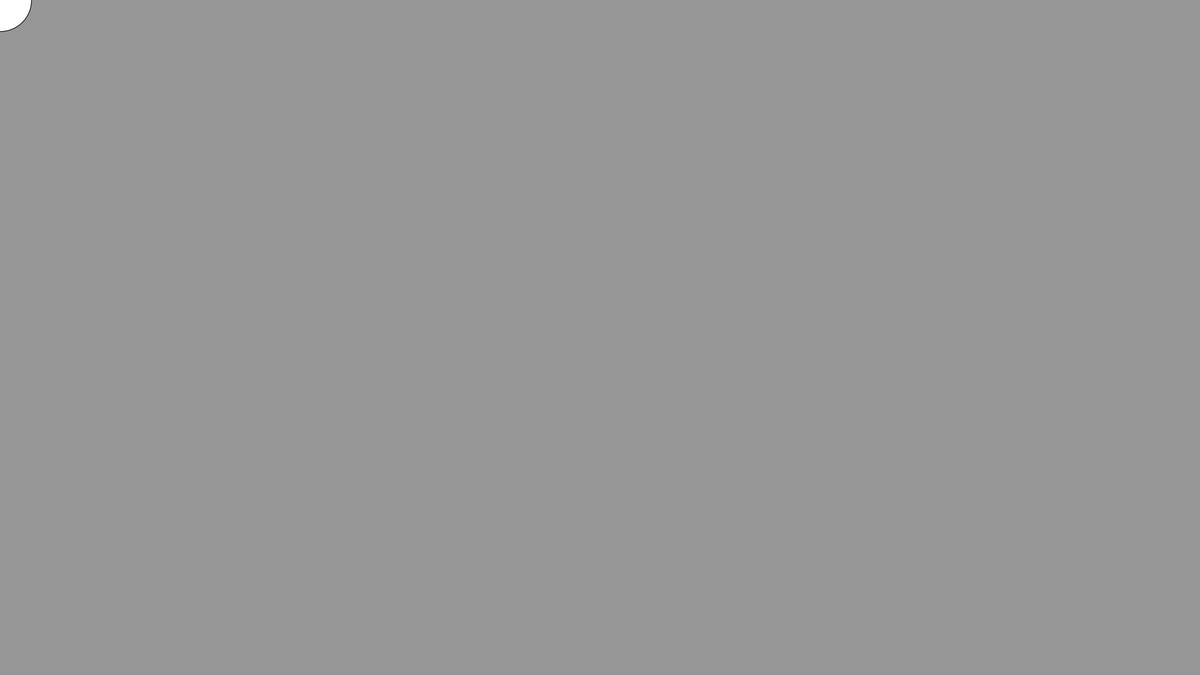
Frame 1 (no input)
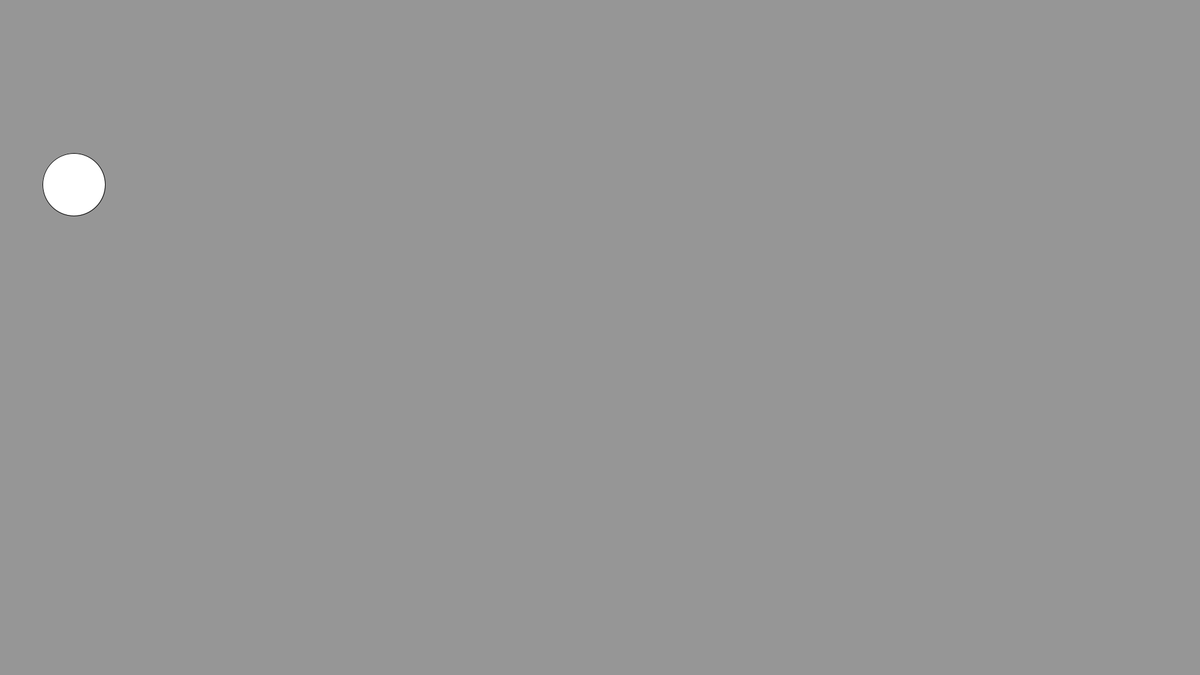
Frame 60 (the mouse pressed at the canvas centre just before this capture)
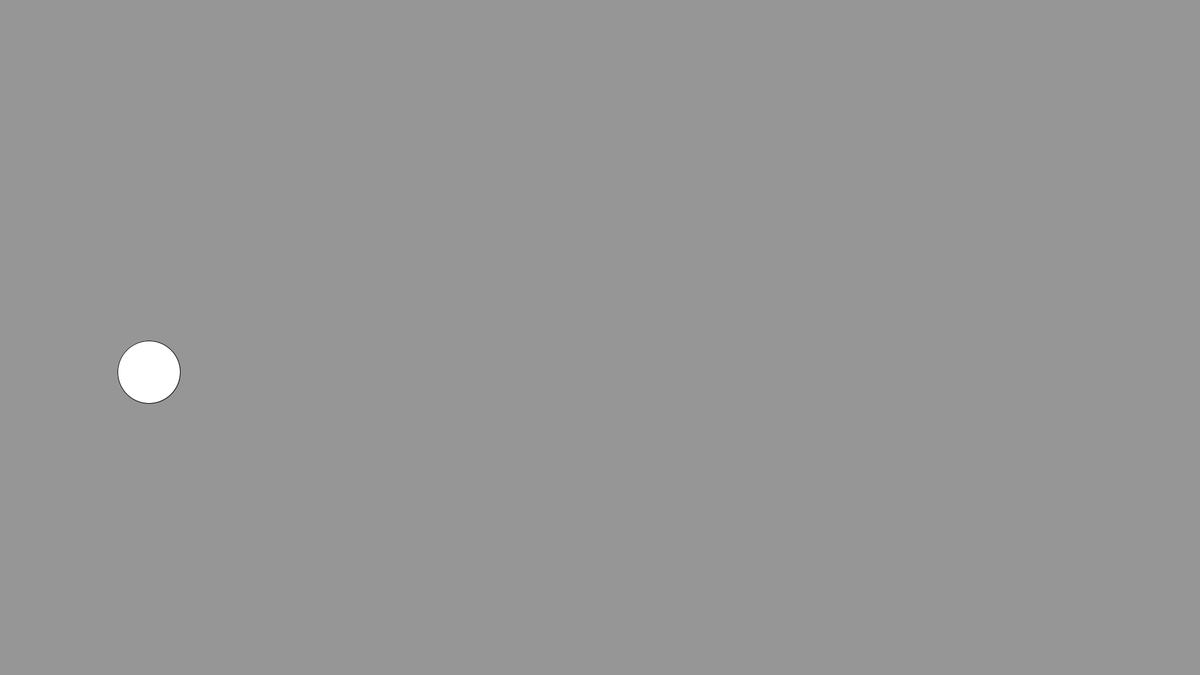
Frame 120 (the mouse held since frame 60 and released just before this capture)

The Processing sketch that drew these frames (run headless with seeded random() and noise(); from frame 60 on, the mouse is pressed at the canvas centre):

// Processing sketch: Conditionals_BouncingBall
// ── Conditionals_BouncingBall.pde
/*Conditionals_BouncingBall.pde
Author: Alexandros Lotsos
Summary: A bouncing ball sketch that showcases movement within the bounds of the canvas, along with a full suite of controls
to start/stop/reset and tweak the speed of the ball. S to Start/Stop, R to Reset, Up/Down, Right/Left to increase/decrease Yspeed and Xspeed respectively.
*/

//define global variables to keep track of the ball's speed and position
float xPos = 0.0;
float yPos = 0.0; //x,y positions
float xSpeed = 2.0;
float ySpeed = 5.0;//x,y speeds
boolean play = true; //state that determines wether the ball should be moving


void setup(){
  size(1920, 1080);
  background(150);
}

void draw(){
  background(150);
  
  //draw the ellipse
  ellipse(xPos, yPos, 100, 100);
  
  //check to see if the ellipse has collided with one of the boundaries
  //if the ellipse collides with a left or right boundary, then reverse the xSpeed
  //if the ellipse collides with a top or bottom boundary, then reverse the ySpeed
  if(xPos > width || xPos < 0.0){
    xSpeed *= -1.0;
  }
  if(yPos > height || yPos < 0.0){
    ySpeed *= -1.0;
  }
  
  //move the ellipse if play is true
  if(play){
    xPos += xSpeed;
    yPos += ySpeed;
  }
}

//keyPressed is a function like draw and setup that only gets called when processing detects a key press
void keyPressed(){
  //the key variable can be used to determine what ASCII key was pressed last, or is currently being pressed
  //in this case the S and R keys will be used to stop/start the ball and reset speeds respectively.
  if(key == 's' || key == 'S'){
    play = !play;
  }else if(key == 'r' || key == 'R'){
    xSpeed = 2.0;
    ySpeed = 5.0;
  }
  
  //the keyCode variable can be used to keep track of any non-ASCII key that was pressed last, or is currently pressed
  if(keyCode == UP){
    ySpeed += ySpeed*0.2; //20% increase
    println("ySpeed = " + ySpeed);
  }else if(keyCode == DOWN){
    ySpeed -= ySpeed*0.2; //20% decrease
    println("ySpeed = " + ySpeed);
  }else if(keyCode == LEFT){
    xSpeed -= xSpeed*0.2; //20% decrease
    println("xSpeed = " + xSpeed);
  }else if(keyCode == RIGHT){
    xSpeed += xSpeed*0.2; //20% increase
    println("xSpeed = " + xSpeed);
  }
}
